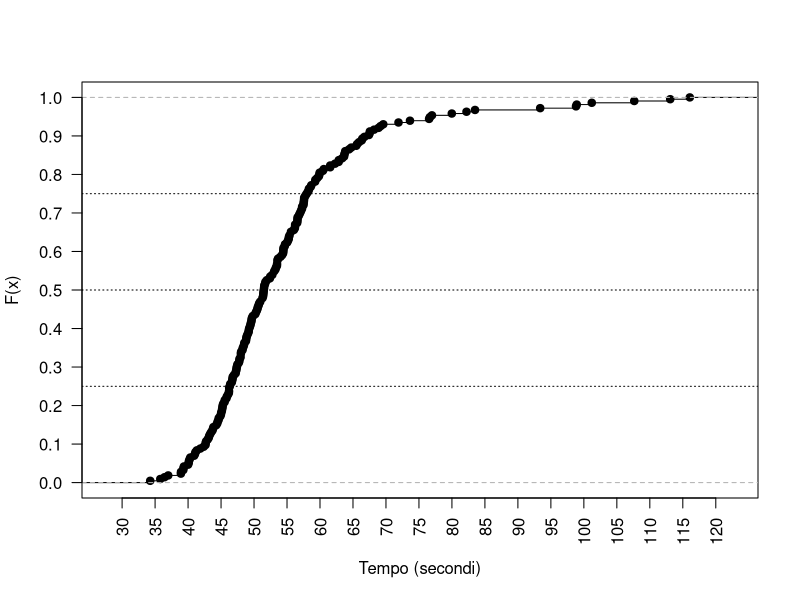

This chart was generated by the following R code:
## ---- chunk 1
knitr::opts_chunk$set(echo = F, eval = T, message = F, warning = F, error = F, comment = NA, cache = F, include = T, R.options = list(width = 100), collapse = T, dpi = 200, fig.align = "center", fig.height = 6, fig.width = 8)
## ---- chunk 2

x <- c(34.26,35.79,36.43,36.99,38.91,38.93,39.27,39.3,39.37,40,40.1,40.13,40.23,40.34,40.92,41.05,41.12,41.33,41.86,42.36,42.64,42.66,42.73,42.96,43.13,43.2,43.33,43.48,43.68,43.77,43.85,44.25,44.42,44.48,44.63,44.65,44.88,44.98,45.02,45.12,45.16,45.22,45.24,45.33,45.54,45.56,45.81,45.87,46.04,46.18,46.21,46.23,46.23,46.34,46.39,46.63,46.69,46.74,46.77,46.95,47.21,47.25,47.33,47.35,47.42,47.49,47.71,47.78,47.79,47.96,48,48,48.04,48.25,48.28,48.41,48.49,48.53,48.77,48.81,48.84,48.93,49.05,49.18,49.2,49.26,49.37,49.46,49.51,49.61,49.62,49.69,49.82,50.18,50.28,50.42,50.52,50.58,50.7,50.77,50.94,51.28,51.28,51.37,51.4,51.43,51.46,51.5,51.53,51.55,51.68,51.73,51.94,52.4,52.46,52.77,53.06,53.06,53.24,53.32,53.47,53.49,53.54,53.54,53.64,54,54.25,54.4,54.44,54.45,54.47,54.66,54.7,55.01,55.14,55.26,55.28,55.38,55.6,55.6,56.03,56.19,56.22,56.23,56.54,56.57,56.59,56.6,56.79,56.91,57.04,57.15,57.28,57.29,57.5,57.51,57.56,57.58,57.6,57.76,57.93,58.11,58.28,58.32,58.57,58.69,59.26,59.26,59.3,59.58,59.83,59.91,59.95,60.43,60.58,61.54,61.55,62.27,62.83,62.85,63.35,63.65,63.68,63.77,63.83,64.4,64.74,65.49,65.63,65.91,66.32,66.42,66.74,67.41,67.53,67.56,68.2,68.88,69.19,69.59,71.9,73.64,76.54,76.66,76.97,79.98,82.21,83.5,93.38,98.81,98.92,101.2,107.64,113.09,116.06)

plot(ecdf(x), ylab= "F(x)", main = "", xlab = "Tempo (secondi)", xaxt="n", yaxt="n")
axis(1, at = seq(30, 120, by = 5), las=2)
axis(2, at = seq(0, 1, by = 0.1), las=2)
abline(h = 0.25, lty = "dotted")
abline(h = 0.5, lty = "dotted")
abline(h = 0.75, lty = "dotted")
## ---- chunk 3
ateneo <- c(
  "ANCONA", "BERGAMO", "BOLOGNA", "BRESCIA", "CA FOSCARI", "CAGLIARI", "CAMERINO", "CATANIA", "CHIETI", "COSENZA", "FIRENZE", "GENOVA", "MILANO BICOCCA", "MILANO STATALE", "PADOVA", "PARMA",
  "PISA", "SIENA", "TRENTO", "VARESE INSUBRIA"
)
x <- c(2, 1, 14, 8, 7, 9, 7, 9, 7, 33, 22, 12, 18, 22, 18, 8, 5, 5, 3, 5)
y <- c(168, 69, 3382, 1818, 1545, 1131, 1359, 903, 1031, 4498, 4182, 2663, 2869, 2861, 4558, 1023, 1012, 938, 447, 526)
dataset <- data.frame(partecipanti = x, punteggio = y)
rownames(dataset) <- ateneo
dataset <- dataset[dataset$partecipanti > 5,]
# knitr::kable(dataset)
